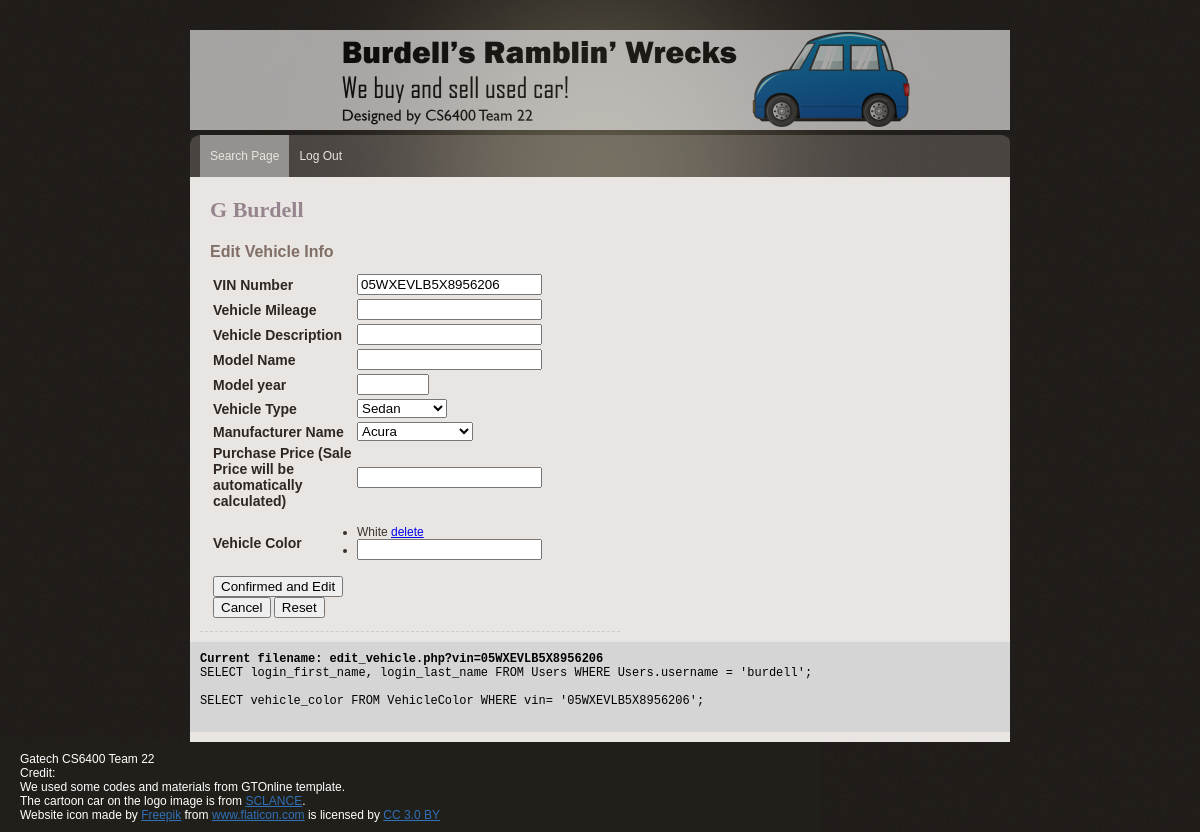
The app's page /edit_vehicle.php?vin=05WXEVLB5X8956206 (signed in) with its own data.
### tables this page shows
CREATE TABLE Users (
  username varchar(50) NOT NULL,
  password varchar(50) NOT NULL,
  login_first_name varchar(50) NOT NULL,
  login_last_name varchar(50) NOT NULL,
  PRIMARY KEY (username)
);

CREATE TABLE VehicleColor (
  vin varchar(50) NOT NULL,
  vehicle_color varchar(50) NOT NULL,
  PRIMARY KEY (vin, vehicle_color),
  FOREIGN KEY (vin)
    REFERENCES Vehicle (vin)
);

### lib/common.php (called while the page is built, shortened)
<?php
$MANUFACTURER_LIST=array(
    "Acura", "Alfa Romeo", "Aston Martin", "Audi",
    "Bentley", "BMW", "Buick", "Cadillac",
    "Chevrolet", "Chrysler", "Dodge", "Ferrari",
    "FIAT", "Ford", "Freightliner", "Genesis",
    "GMC", "Honda", "Hyundai", "INFINITI",
    "Jaguar", "Jeep", "Kia", "Lamborghini",
    "Land Rover", "Lexus", "Lincoln", "Lotus",
    "Maserati", "MAZDA", "McLaren", "Mercedes-Benz",
    "MINI", "Mitsubishi", "Nissan", "Porsche",
    "Ram", "Rolls-Royce", "smart", "Subura",
    "Tesla", "Toyota", "Volkswagen", "Volvo"
);
$VEHICLE_TYPES_LIST=array(
    "Sedan",
    "Coupe",
    "Convertible",
    "Truck",
    "Van",
    "Minivan",
    "SUV",
    "Other"
);
?>

### edit_vehicle.php (the view, shortened to what this page needs)
<?php
include('lib/common.php');
$query = "SELECT login_first_name, login_last_name " .
    " FROM Users WHERE Users.username = '{$_SESSION['username']}'";
$result = mysqli_query($db, $query);
if(!is_bool($result) && (mysqli_num_rows($result) > 0)){
    $row = mysqli_fetch_array($result, MYSQLI_ASSOC);
}else{
    array_push($error_msg, "Query Error: Failed to get User profile... <br>" . __FILE__ . "line:". __LINE__);
}
?>
<?php include("lib/header.php"); ?>
<head>
</head>
<body>
<div id="main_container">
    <?php include("lib/menu.php"); ?>
    <div class="center_content">
        <div class="center_left">
            <div class="title_name"><?php print $row['login_first_name'] . ' ' . $row['login_last_name']; ?></div>
            <div class="features">
                <div class = "profile_section">
                    <div class = "subtitle">Edit Vehicle Info</div>
                    <form name = "confirm_edit_vehicle" action = "edit_vehicle.php" method="post">
                        <table>
                            <tr>
                                <td class ="item_label">VIN Number</td>
                                <td>
                                    <input type="text" name = "vin" value="<?php if ($_GET['vin']) { print $_GET['vin']; } else if($_POST['vin']) { print $_POST['vin']; } ?>" />
                                </td>
                            </tr>
                            <tr>
                                <td class = "item_label"> Vehicle Mileage </td>
                                <td>
                                    <input type="number" name= "vehicle_mileage" value="<?php if ($_GET['vehicle_mileage']) { print $_GET['vehicle_mileage']; }else if  ($_POST['vehicle_mileage']) { print $_POST['vehicle_mileage'];} ?>" />
                                </td>
                            </tr>
                            <tr>
                                <td class="item_label">Vehicle Description</td>
                                <td>
                                    <input type="text" name= "vehicle_description" value="" />
                                </td>
                            </tr>
                            <tr>
                                <td class="item_label">Model Name</td>
                                <td>
                                    <input type="text" name="model_name" list="model_name_list" value = "<?php if ($_GET['model_name']) { print $_GET['model_name'];}else if($_POST['model_name']){print $_POST['model_name'];} ?>" >
                                </td>
                            </tr>
                            <tr>
                                <td class="item_label">Model year</td>
                                <td>
                                    <input type="number" name="model_year" list="model_year_list" min = "1900" max = "2020" value = "">
                                </td>
                             </tr>
                            <tr>
                                <td class="item_label">Vehicle Type</td>
                                <td>
                                    <select name="type_name">
                                        <?php
                                            foreach($VEHICLE_TYPES_LIST as $var) {
                                        ?>
                                        <option value= '<?php echo $var;?>' <?php if ($_GET['type_name'] == $var) { print 'selected="true"';}else if($_POST['type_name'] == $var){print 'selected="true"';} ?> ><?php echo $var;?></option>
                                        <?php
                                            }
                                        ?>
                                    </select>
                                </td>
                            </tr>
                            <tr>
                                <td class="item_label">Manufacturer Name</td>
                                <td>
                                    <select name="manufacturer_name">
                                        <?php
                                            foreach($MANUFACTURER_LIST as $var) {
                                        ?>
                                        <option value= '<?php echo $var;?>'  ><?php echo $var;?></option>
                                        <?php
                                            }
                                        ?>
                                    </select>
                                </td>
                            </tr>
                            <tr>
                                <td class = "item_label">Purchase Price (Sale Price will be automatically calculated)</td>
                                <td>
                                    <input type="number" name = "sale_price" value ="<?php if($_GET['sale_price']) {print $_GET['sale_price'];} else if($_POST['sale_price']) {print $_POST['sale_price'];}?>" />
                                </td>
                            </tr>
                            <tr>
                                <td class="item_label">Vehicle Color</td>
                                <td>
                                    <ul>
                                        <?php
                                        $vin = "";
                                        if ($_GET['vin']) { $vin = $_GET['vin']; } else if($_POST['vin']){$vin = $_POST['vin'];}
                                        $vehicle_mileage = "";
                                        $model_name = "";
                                        $model_year = "";
                                        $type_name = "";
                                        $manufacturer_name = "";
                                        $temp_sale_price = $_GET['sale_price'];
                                        $vehicle_description = "";
                                        $query = "SELECT vehicle_color FROM VehicleColor WHERE vin= '$vin'";
                                        $result = mysqli_query($db, $query);
                                        while ($row = mysqli_fetch_array($result, MYSQLI_ASSOC)) {
                                            print "<li>{$row['vehicle_color']} <a href='edit_vehicle.php?vehicle_description=".$vehicle_description."&sale_price=".$temp_sale_price."&manufacturer_name=".$manufacturer_name."&type_name=".$type_name."&model_year=".$model_year."&model_name=".$model_name."&vehicle_mileage=".$vehicle_mileage."&vin=".$vin."&delete_color=" .
                                                urlencode($row['vehicle_color']) . "'>delete</a></li>";
                                        }
                                        ?>
                                        <li><input type="text" name="vehicle_color" onclick="if(this.value=='(add color)'){this.value=''}"
                                                   onblur="if(this.value==''){this.value='(add color)'}" list="color_list"/>
                                        </li>
                                    </ul>
                                </td>
                            </tr>
                            <tr>
                                <td>
                                <input name = "edit" type = "submit" id = "edit" value = "Confirmed and Edit">
                                <input type="button" value="Cancel" onclick="history.go(-1)">
                                <button type="reset" value="Reset">Reset</button>
                                </td>
                            </tr>
                        </table>
                    </form>
                </div>
            </div>
        </div>
        <?php include("lib/error.php"); ?>
    </div>
</div>
<?php include("lib/footer.php"); ?>
</body>
</html>

### css/gtonline_style.css (style rules this page uses)
body { background:url(../img/bg.gif) repeat #000000; padding:0; font-family: Verdana, Geneva, sans-serif; font-size:12px; margin:auto auto auto auto; color:#36322b; }
table { width: 100%; }
th, td { padding: 1px; text-align: left; }
ul { text-align: left; padding:0px; }
li { padding:0px; }
#main_container { width:820px; height:auto; margin:auto; padding:0px; }
.title_name { width: auto; font-family: Georgia, serif; font-weight:bold; font-size:22px; color:#96858F; margin:0px 10px 0px 10px; }
.item_label { font-family: Verdana, Geneva, sans-serif; width:140px; font-weight:bold; font-size:14px; color:#2e2721; }
.subtitle { width: 600px; font-family: Verdana, Geneva, sans-serif; font-weight:bold; font-size:16px; color:#806F66; padding:10px 0px 10px 0px; }
.center_content { width:820px; height:auto; padding:10px 0px 10px 0px; clear:both; background-color:#E9E5E2; }
.center_left { width:600px; float:left; padding:10px 10px 10px 10px; }
.profile_section { float:left; width:400px; border-bottom:1px #CCCCCC dashed; padding:10px 10px 10px 10px; }

### records on screen
users: login_first_name "G", login_last_name "Burdell"
vehiclecolor: vehicle_color "White"

### other values on screen
$query "Current filename: edit_vehicle.php?vin=05WXEVLB5X8956206"
$query "SELECT login_first_name, login_last_name FROM Users WHERE Users.username = 'burdell';"
$query "SELECT vehicle_color FROM VehicleColor WHERE vin= '05WXEVLB5X8956206';"
form field type_name "Sedan"
form field manufacturer_name "Acura"
